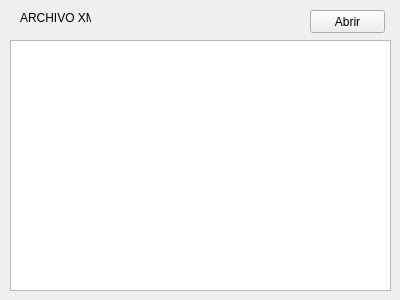
<?xml version="1.0" encoding="UTF-8"?>
<ui version="4.0">
 <class>ReadXml</class>
 <widget class="QWidget" name="ReadXml">
  <property name="geometry">
   <rect>
    <x>0</x>
    <y>0</y>
    <width>400</width>
    <height>300</height>
   </rect>
  </property>
  <property name="windowTitle">
   <string>ReadXml</string>
  </property>
  <widget class="QLabel" name="label">
   <property name="geometry">
    <rect>
     <x>20</x>
     <y>10</y>
     <width>71</width>
     <height>16</height>
    </rect>
   </property>
   <property name="text">
    <string>ARCHIVO XML</string>
   </property>
  </widget>
  <widget class="QPlainTextEdit" name="plainTextEdit">
   <property name="geometry">
    <rect>
     <x>10</x>
     <y>40</y>
     <width>381</width>
     <height>251</height>
    </rect>
   </property>
  </widget>
  <widget class="QPushButton" name="pbAbrir">
   <property name="geometry">
    <rect>
     <x>310</x>
     <y>10</y>
     <width>75</width>
     <height>23</height>
    </rect>
   </property>
   <property name="text">
    <string>Abrir</string>
   </property>
  </widget>
 </widget>
 <layoutdefault spacing="6" margin="11"/>
 <resources/>
 <connections/>
</ui>
